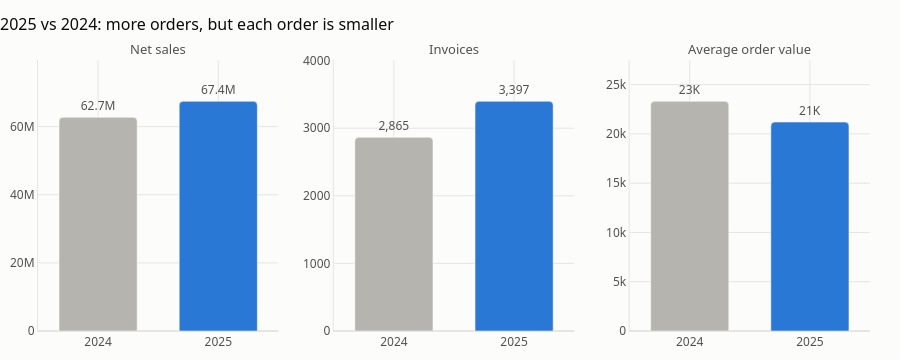

Notebook code for this chart:
### Code cell
# Three measures with different scales -> three small charts, not one chart with two axes

years = by_year.index.astype(str)
fig = make_subplots(rows=1, cols=3, subplot_titles=["Net sales", "Invoices", "Average order value"])
for i, (col, fmt) in enumerate([("NetSales", money), ("Invoices", lambda v: f"{v:,}"), ("AvgOrderValue", money)], start=1):
    fig.add_bar(x=years, y=by_year[col], marker_color=[GREY, BLUE], text=[fmt(v) for v in by_year[col]],
                textposition="outside", hovertemplate="%{x}: %{y:,.0f}<extra></extra>", row=1, col=i)
    fig.update_yaxes(range=[0, by_year[col].max() * 1.18], row=1, col=i)
style(fig, "2025 vs 2024: more orders, but each order is smaller", height=360)
fig.update_annotations(font=dict(size=13, color=TEXT_2))
fig.show()

### Figure 1 — Plotly figure (JSON) as saved in the notebook; plotly's stock layout.template omitted (floating-point values rounded to 4 significant figures)
{"data": [{"hovertemplate": "%{x}: %{y:,.0f}<extra></extra>", "marker": {"color": ["#b5b4ae", "#2a78d6"], "cornerradius": 4}, "text": ["62.7M", "67.4M"], "textposition": "outside", "type": "bar", "x": ["2024", "2025"], "xaxis": "x", "y": [62730000.0, 67430000.0], "yaxis": "y"}, {"hovertemplate": "%{x}: %{y:,.0f}<extra></extra>", "marker": {"color": ["#b5b4ae", "#2a78d6"], "cornerradius": 4}, "text": ["2,865", "3,397"], "textposition": "outside", "type": "bar", "x": ["2024", "2025"], "xaxis": "x2", "y": [2865, 3397], "yaxis": "y2"}, {"hovertemplate": "%{x}: %{y:,.0f}<extra></extra>", "marker": {"color": ["#b5b4ae", "#2a78d6"], "cornerradius": 4}, "text": ["23K", "21K"], "textposition": "outside", "type": "bar", "x": ["2024", "2025"], "xaxis": "x3", "y": [23300.0, 21200.0], "yaxis": "y3"}], "layout": {"annotations": [{"font": {"color": "#52514e", "size": 13}, "showarrow": false, "text": "Net sales", "x": 0.1444, "xanchor": "center", "xref": "paper", "y": 1, "yanchor": "bottom", "yref": "paper"}, {"font": {"color": "#52514e", "size": 13}, "showarrow": false, "text": "Invoices", "x": 0.5, "xanchor": "center", "xref": "paper", "y": 1, "yanchor": "bottom", "yref": "paper"}, {"font": {"color": "#52514e", "size": 13}, "showarrow": false, "text": "Average order value", "x": 0.8556, "xanchor": "center", "xref": "paper", "y": 1, "yanchor": "bottom", "yref": "paper"}], "bargap": 0.35, "font": {"color": "#52514e", "family": "Segoe UI, Arial, sans-serif", "size": 12}, "height": 360, "hoverlabel": {"bgcolor": "white", "font": {"size": 12}}, "legend": {"orientation": "h", "title": {"text": ""}, "x": 0, "y": 1.02, "yanchor": "bottom"}, "margin": {"b": 10, "l": 10, "r": 30, "t": 60}, "paper_bgcolor": "#fcfcfb", "plot_bgcolor": "#fcfcfb", "showlegend": false, "title": {"font": {"color": "#0b0b0b", "size": 16}, "text": "2025 vs 2024: more orders, but each order is smaller", "x": 0, "xanchor": "left"}, "xaxis": {"anchor": "y", "domain": [0, 0.2889], "gridcolor": "#e6e5e0", "linecolor": "#e6e5e0", "title": {"font": {"size": 12}}, "zerolinecolor": "#e6e5e0"}, "xaxis2": {"anchor": "y2", "domain": [0.3556, 0.6444], "gridcolor": "#e6e5e0", "linecolor": "#e6e5e0", "title": {"font": {"size": 12}}, "zerolinecolor": "#e6e5e0"}, "xaxis3": {"anchor": "y3", "domain": [0.7111, 1], "gridcolor": "#e6e5e0", "linecolor": "#e6e5e0", "title": {"font": {"size": 12}}, "zerolinecolor": "#e6e5e0"}, "yaxis": {"anchor": "x", "domain": [0, 1], "gridcolor": "#e6e5e0", "linecolor": "#e6e5e0", "range": [0, 79570000.0], "title": {"font": {"size": 12}}, "zerolinecolor": "#e6e5e0"}, "yaxis2": {"anchor": "x2", "domain": [0, 1], "gridcolor": "#e6e5e0", "linecolor": "#e6e5e0", "range": [0, 4008.0], "title": {"font": {"size": 12}}, "zerolinecolor": "#e6e5e0"}, "yaxis3": {"anchor": "x3", "domain": [0, 1], "gridcolor": "#e6e5e0", "linecolor": "#e6e5e0", "range": [0, 27500.0], "title": {"font": {"size": 12}}, "zerolinecolor": "#e6e5e0"}}}
